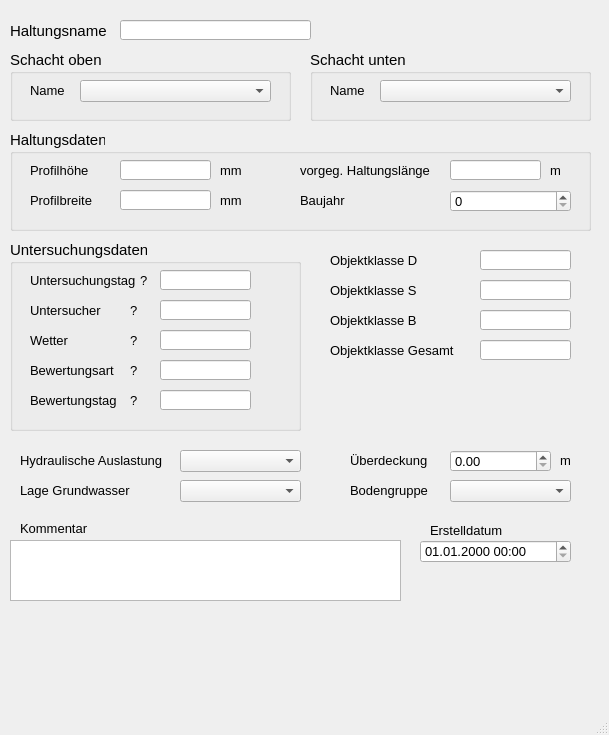
<?xml version="1.0" encoding="UTF-8"?>
<ui version="4.0">
 <class>MainWindow</class>
 <widget class="QMainWindow" name="MainWindow">
  <property name="geometry">
   <rect>
    <x>0</x>
    <y>0</y>
    <width>609</width>
    <height>735</height>
   </rect>
  </property>
  <property name="sizePolicy">
   <sizepolicy hsizetype="Preferred" vsizetype="Preferred">
    <horstretch>0</horstretch>
    <verstretch>0</verstretch>
   </sizepolicy>
  </property>
  <property name="minimumSize">
   <size>
    <width>0</width>
    <height>0</height>
   </size>
  </property>
  <property name="baseSize">
   <size>
    <width>0</width>
    <height>0</height>
   </size>
  </property>
  <property name="font">
   <font>
    <family>Tahoma</family>
    <pointsize>10</pointsize>
   </font>
  </property>
  <property name="windowTitle">
   <string>MainWindow</string>
  </property>
  <widget class="QWidget" name="centralwidget">
   <widget class="QLabel" name="label">
    <property name="geometry">
     <rect>
      <x>10</x>
      <y>20</y>
      <width>131</width>
      <height>21</height>
     </rect>
    </property>
    <property name="font">
     <font>
      <family>Tahoma</family>
      <pointsize>11</pointsize>
     </font>
    </property>
    <property name="text">
     <string>Haltungsname</string>
    </property>
   </widget>
   <widget class="QGroupBox" name="groupBox">
    <property name="geometry">
     <rect>
      <x>10</x>
      <y>50</y>
      <width>281</width>
      <height>71</height>
     </rect>
    </property>
    <property name="font">
     <font>
      <family>Tahoma</family>
      <pointsize>11</pointsize>
     </font>
    </property>
    <property name="toolTip">
     <string>&lt;html&gt;&lt;head/&gt;&lt;body&gt;&lt;p&gt;Name des oberen Schachts&lt;/p&gt;&lt;/body&gt;&lt;/html&gt;</string>
    </property>
    <property name="statusTip">
     <string>Name des oberen Schachts</string>
    </property>
    <property name="title">
     <string>Schacht oben</string>
    </property>
    <widget class="QLabel" name="label_3">
     <property name="geometry">
      <rect>
       <x>20</x>
       <y>30</y>
       <width>91</width>
       <height>21</height>
      </rect>
     </property>
     <property name="font">
      <font>
       <family>Tahoma</family>
       <pointsize>10</pointsize>
      </font>
     </property>
     <property name="text">
      <string>Name</string>
     </property>
    </widget>
    <widget class="QComboBox" name="schoben">
     <property name="geometry">
      <rect>
       <x>70</x>
       <y>30</y>
       <width>191</width>
       <height>22</height>
      </rect>
     </property>
     <property name="font">
      <font>
       <family>Tahoma</family>
       <pointsize>10</pointsize>
      </font>
     </property>
    </widget>
   </widget>
   <widget class="QGroupBox" name="groupBox_3">
    <property name="geometry">
     <rect>
      <x>310</x>
      <y>50</y>
      <width>281</width>
      <height>71</height>
     </rect>
    </property>
    <property name="font">
     <font>
      <family>Tahoma</family>
      <pointsize>11</pointsize>
     </font>
    </property>
    <property name="title">
     <string>Schacht unten</string>
    </property>
    <widget class="QLabel" name="label_9">
     <property name="geometry">
      <rect>
       <x>20</x>
       <y>30</y>
       <width>71</width>
       <height>21</height>
      </rect>
     </property>
     <property name="font">
      <font>
       <family>Tahoma</family>
       <pointsize>10</pointsize>
      </font>
     </property>
     <property name="text">
      <string>Name</string>
     </property>
    </widget>
    <widget class="QComboBox" name="schunten">
     <property name="geometry">
      <rect>
       <x>70</x>
       <y>30</y>
       <width>191</width>
       <height>22</height>
      </rect>
     </property>
     <property name="font">
      <font>
       <family>Tahoma</family>
       <pointsize>10</pointsize>
      </font>
     </property>
     <property name="toolTip">
      <string>&lt;html&gt;&lt;head/&gt;&lt;body&gt;&lt;p&gt;Name des unteren Schachts&lt;/p&gt;&lt;/body&gt;&lt;/html&gt;</string>
     </property>
     <property name="statusTip">
      <string>Name des unteren Schachts</string>
     </property>
    </widget>
   </widget>
   <widget class="QTextEdit" name="kommentar">
    <property name="geometry">
     <rect>
      <x>10</x>
      <y>540</y>
      <width>391</width>
      <height>61</height>
     </rect>
    </property>
    <property name="font">
     <font>
      <family>Tahoma</family>
      <pointsize>10</pointsize>
     </font>
    </property>
    <property name="toolTip">
     <string>&lt;html&gt;&lt;head/&gt;&lt;body&gt;&lt;p&gt;Platz für zusätzliche Kommentare.&lt;/p&gt;&lt;/body&gt;&lt;/html&gt;</string>
    </property>
    <property name="statusTip">
     <string>Platz für zusätzliche Kommentare.</string>
    </property>
   </widget>
   <widget class="QLabel" name="label_22">
    <property name="geometry">
     <rect>
      <x>20</x>
      <y>520</y>
      <width>81</width>
      <height>16</height>
     </rect>
    </property>
    <property name="font">
     <font>
      <family>Tahoma</family>
      <pointsize>10</pointsize>
     </font>
    </property>
    <property name="text">
     <string>Kommentar</string>
    </property>
   </widget>
   <widget class="QLineEdit" name="haltnam">
    <property name="geometry">
     <rect>
      <x>120</x>
      <y>20</y>
      <width>191</width>
      <height>20</height>
     </rect>
    </property>
    <property name="font">
     <font>
      <family>Tahoma</family>
      <pointsize>10</pointsize>
     </font>
    </property>
    <property name="toolTip">
     <string>&lt;html&gt;&lt;head/&gt;&lt;body&gt;&lt;p&gt;Eindeutiger Haltungsname&lt;/p&gt;&lt;/body&gt;&lt;/html&gt;</string>
    </property>
    <property name="statusTip">
     <string>Eindeutiger Haltungsname</string>
    </property>
   </widget>
   <widget class="QGroupBox" name="groupBox_2">
    <property name="geometry">
     <rect>
      <x>10</x>
      <y>130</y>
      <width>581</width>
      <height>101</height>
     </rect>
    </property>
    <property name="font">
     <font>
      <family>Tahoma</family>
      <pointsize>11</pointsize>
     </font>
    </property>
    <property name="title">
     <string>Haltungsdaten</string>
    </property>
    <widget class="QLabel" name="label_7">
     <property name="geometry">
      <rect>
       <x>20</x>
       <y>60</y>
       <width>101</width>
       <height>21</height>
      </rect>
     </property>
     <property name="font">
      <font>
       <family>Tahoma</family>
       <pointsize>10</pointsize>
      </font>
     </property>
     <property name="text">
      <string>Profilbreite</string>
     </property>
    </widget>
    <widget class="QLabel" name="label_20">
     <property name="geometry">
      <rect>
       <x>210</x>
       <y>60</y>
       <width>31</width>
       <height>21</height>
      </rect>
     </property>
     <property name="font">
      <font>
       <family>Tahoma</family>
       <pointsize>10</pointsize>
      </font>
     </property>
     <property name="text">
      <string>mm</string>
     </property>
    </widget>
    <widget class="QLabel" name="label_21">
     <property name="geometry">
      <rect>
       <x>540</x>
       <y>30</y>
       <width>31</width>
       <height>21</height>
      </rect>
     </property>
     <property name="font">
      <font>
       <family>Tahoma</family>
       <pointsize>10</pointsize>
      </font>
     </property>
     <property name="text">
      <string>m </string>
     </property>
    </widget>
    <widget class="QLineEdit" name="laenge">
     <property name="geometry">
      <rect>
       <x>440</x>
       <y>30</y>
       <width>91</width>
       <height>20</height>
      </rect>
     </property>
     <property name="font">
      <font>
       <family>Tahoma</family>
       <pointsize>10</pointsize>
      </font>
     </property>
     <property name="toolTip">
      <string>&lt;html&gt;&lt;head/&gt;&lt;body&gt;&lt;p&gt;&lt;span style=&quot; font-size:10pt;&quot;&gt;vorgegebene Haltungslänge, falls diese nicht automatisch berechnet werden soll&lt;/span&gt;&lt;/p&gt;&lt;/body&gt;&lt;/html&gt;</string>
     </property>
     <property name="statusTip">
      <string>vorgegebene Haltungslänge, falls diese nicht automatisch berechnet werden soll</string>
     </property>
    </widget>
    <widget class="QLabel" name="label_17">
     <property name="geometry">
      <rect>
       <x>290</x>
       <y>30</y>
       <width>151</width>
       <height>21</height>
      </rect>
     </property>
     <property name="font">
      <font>
       <family>Tahoma</family>
       <pointsize>10</pointsize>
      </font>
     </property>
     <property name="text">
      <string>vorgeg. Haltungslänge</string>
     </property>
    </widget>
    <widget class="QLineEdit" name="hoehe">
     <property name="geometry">
      <rect>
       <x>110</x>
       <y>30</y>
       <width>91</width>
       <height>20</height>
      </rect>
     </property>
     <property name="font">
      <font>
       <family>Tahoma</family>
       <pointsize>10</pointsize>
      </font>
     </property>
     <property name="toolTip">
      <string>&lt;html&gt;&lt;head/&gt;&lt;body&gt;&lt;p&gt;Bedeutung hängt vom Profiltyp ab&lt;/p&gt;&lt;/body&gt;&lt;/html&gt;</string>
     </property>
     <property name="statusTip">
      <string>Bedeutung hängt vom Profiltyp ab</string>
     </property>
    </widget>
    <widget class="QLabel" name="label_16">
     <property name="geometry">
      <rect>
       <x>210</x>
       <y>30</y>
       <width>31</width>
       <height>21</height>
      </rect>
     </property>
     <property name="font">
      <font>
       <family>Tahoma</family>
       <pointsize>10</pointsize>
      </font>
     </property>
     <property name="text">
      <string>mm </string>
     </property>
    </widget>
    <widget class="QLineEdit" name="breite">
     <property name="geometry">
      <rect>
       <x>110</x>
       <y>60</y>
       <width>91</width>
       <height>20</height>
      </rect>
     </property>
     <property name="font">
      <font>
       <family>Tahoma</family>
       <pointsize>10</pointsize>
      </font>
     </property>
     <property name="toolTip">
      <string>&lt;html&gt;&lt;head/&gt;&lt;body&gt;&lt;p&gt;Bedeutung hängt vom Profiltyp ab&lt;/p&gt;&lt;/body&gt;&lt;/html&gt;</string>
     </property>
     <property name="statusTip">
      <string>Bedeutung hängt vom Profiltyp ab</string>
     </property>
    </widget>
    <widget class="QLabel" name="label_6">
     <property name="geometry">
      <rect>
       <x>20</x>
       <y>30</y>
       <width>101</width>
       <height>21</height>
      </rect>
     </property>
     <property name="font">
      <font>
       <family>Tahoma</family>
       <pointsize>10</pointsize>
      </font>
     </property>
     <property name="text">
      <string>Profilhöhe</string>
     </property>
    </widget>
    <widget class="QSpinBox" name="baujahr">
     <property name="geometry">
      <rect>
       <x>440</x>
       <y>60</y>
       <width>121</width>
       <height>22</height>
      </rect>
     </property>
     <property name="font">
      <font>
       <family>Tahoma</family>
       <pointsize>10</pointsize>
      </font>
     </property>
    </widget>
    <widget class="QLabel" name="label_60">
     <property name="geometry">
      <rect>
       <x>290</x>
       <y>60</y>
       <width>151</width>
       <height>21</height>
      </rect>
     </property>
     <property name="font">
      <font>
       <family>Tahoma</family>
       <pointsize>10</pointsize>
      </font>
     </property>
     <property name="text">
      <string>Baujahr</string>
     </property>
    </widget>
   </widget>
   <widget class="QLabel" name="label_52">
    <property name="geometry">
     <rect>
      <x>20</x>
      <y>450</y>
      <width>151</width>
      <height>21</height>
     </rect>
    </property>
    <property name="text">
     <string>Hydraulische Auslastung</string>
    </property>
   </widget>
   <widget class="QComboBox" name="hydraulische_auslastung">
    <property name="geometry">
     <rect>
      <x>180</x>
      <y>450</y>
      <width>121</width>
      <height>22</height>
     </rect>
    </property>
    <item>
     <property name="text">
      <string/>
     </property>
    </item>
    <item>
     <property name="text">
      <string>eingehalten</string>
     </property>
    </item>
    <item>
     <property name="text">
      <string>nicht eingehalten</string>
     </property>
    </item>
   </widget>
   <widget class="QLabel" name="label_53">
    <property name="geometry">
     <rect>
      <x>20</x>
      <y>480</y>
      <width>151</width>
      <height>21</height>
     </rect>
    </property>
    <property name="text">
     <string>Lage Grundwasser</string>
    </property>
   </widget>
   <widget class="QComboBox" name="lage_grundwasser">
    <property name="geometry">
     <rect>
      <x>180</x>
      <y>480</y>
      <width>121</width>
      <height>22</height>
     </rect>
    </property>
    <item>
     <property name="text">
      <string/>
     </property>
    </item>
    <item>
     <property name="text">
      <string>kein Grundwasser</string>
     </property>
    </item>
    <item>
     <property name="text">
      <string>im Grundwasser</string>
     </property>
    </item>
    <item>
     <property name="text">
      <string>in der Wechselzone</string>
     </property>
    </item>
    <item>
     <property name="text">
      <string>oberhalb des Grundwassers</string>
     </property>
    </item>
   </widget>
   <widget class="QLabel" name="label_55">
    <property name="geometry">
     <rect>
      <x>350</x>
      <y>450</y>
      <width>151</width>
      <height>21</height>
     </rect>
    </property>
    <property name="text">
     <string>Überdeckung</string>
    </property>
   </widget>
   <widget class="QLabel" name="label_56">
    <property name="geometry">
     <rect>
      <x>350</x>
      <y>480</y>
      <width>151</width>
      <height>21</height>
     </rect>
    </property>
    <property name="text">
     <string>Bodengruppe</string>
    </property>
   </widget>
   <widget class="QComboBox" name="bodengruppe">
    <property name="geometry">
     <rect>
      <x>450</x>
      <y>480</y>
      <width>121</width>
      <height>22</height>
     </rect>
    </property>
    <item>
     <property name="text">
      <string/>
     </property>
    </item>
    <item>
     <property name="text">
      <string>Bodengruppe 1</string>
     </property>
    </item>
    <item>
     <property name="text">
      <string>Bodengruppe 2</string>
     </property>
    </item>
    <item>
     <property name="text">
      <string>Bodengruppe 3</string>
     </property>
    </item>
    <item>
     <property name="text">
      <string>Bodengruppe 4</string>
     </property>
    </item>
   </widget>
   <widget class="QDoubleSpinBox" name="ueberdeckung">
    <property name="geometry">
     <rect>
      <x>450</x>
      <y>450</y>
      <width>101</width>
      <height>22</height>
     </rect>
    </property>
   </widget>
   <widget class="QLabel" name="label_18">
    <property name="geometry">
     <rect>
      <x>560</x>
      <y>450</y>
      <width>31</width>
      <height>21</height>
     </rect>
    </property>
    <property name="text">
     <string>m </string>
    </property>
   </widget>
   <widget class="QLabel" name="label_66">
    <property name="geometry">
     <rect>
      <x>330</x>
      <y>250</y>
      <width>151</width>
      <height>21</height>
     </rect>
    </property>
    <property name="text">
     <string>Objektklasse D</string>
    </property>
   </widget>
   <widget class="QLabel" name="label_67">
    <property name="geometry">
     <rect>
      <x>330</x>
      <y>280</y>
      <width>151</width>
      <height>21</height>
     </rect>
    </property>
    <property name="text">
     <string>Objektklasse S</string>
    </property>
   </widget>
   <widget class="QLabel" name="label_68">
    <property name="geometry">
     <rect>
      <x>330</x>
      <y>310</y>
      <width>151</width>
      <height>21</height>
     </rect>
    </property>
    <property name="text">
     <string>Objektklasse B</string>
    </property>
   </widget>
   <widget class="QLabel" name="label_69">
    <property name="geometry">
     <rect>
      <x>330</x>
      <y>340</y>
      <width>151</width>
      <height>21</height>
     </rect>
    </property>
    <property name="text">
     <string>Objektklasse Gesamt</string>
    </property>
   </widget>
   <widget class="QLineEdit" name="objektklasse_gesamt">
    <property name="geometry">
     <rect>
      <x>480</x>
      <y>340</y>
      <width>91</width>
      <height>20</height>
     </rect>
    </property>
   </widget>
   <widget class="QLineEdit" name="objektklasse_dichtheit">
    <property name="geometry">
     <rect>
      <x>480</x>
      <y>250</y>
      <width>91</width>
      <height>20</height>
     </rect>
    </property>
   </widget>
   <widget class="QLineEdit" name="objektklasse_standsicherheit">
    <property name="geometry">
     <rect>
      <x>480</x>
      <y>280</y>
      <width>91</width>
      <height>20</height>
     </rect>
    </property>
   </widget>
   <widget class="QLineEdit" name="objektklasse_betriebssicherheit">
    <property name="geometry">
     <rect>
      <x>480</x>
      <y>310</y>
      <width>91</width>
      <height>20</height>
     </rect>
    </property>
   </widget>
   <widget class="QgsDateTimeEdit" name="createdat">
    <property name="geometry">
     <rect>
      <x>420</x>
      <y>540</y>
      <width>151</width>
      <height>23</height>
     </rect>
    </property>
    <property name="font">
     <font>
      <family>Tahoma</family>
      <pointsize>10</pointsize>
     </font>
    </property>
    <property name="currentSection">
     <enum>QDateTimeEdit::DaySection</enum>
    </property>
    <property name="displayFormat">
     <string>dd.MM.yyyy HH:mm</string>
    </property>
   </widget>
   <widget class="QLabel" name="label_71">
    <property name="geometry">
     <rect>
      <x>430</x>
      <y>520</y>
      <width>81</width>
      <height>21</height>
     </rect>
    </property>
    <property name="font">
     <font>
      <family>Tahoma</family>
      <pointsize>10</pointsize>
     </font>
    </property>
    <property name="text">
     <string>Erstelldatum</string>
    </property>
   </widget>
   <widget class="QGroupBox" name="groupBox_4">
    <property name="geometry">
     <rect>
      <x>10</x>
      <y>240</y>
      <width>291</width>
      <height>191</height>
     </rect>
    </property>
    <property name="font">
     <font>
      <family>Tahoma</family>
      <pointsize>11</pointsize>
     </font>
    </property>
    <property name="title">
     <string>Untersuchungsdaten</string>
    </property>
    <widget class="QLabel" name="label_70">
     <property name="geometry">
      <rect>
       <x>20</x>
       <y>30</y>
       <width>151</width>
       <height>21</height>
      </rect>
     </property>
     <property name="font">
      <font>
       <family>Tahoma</family>
       <pointsize>10</pointsize>
      </font>
     </property>
     <property name="text">
      <string>Untersuchungstag</string>
     </property>
    </widget>
    <widget class="QLabel" name="label_72">
     <property name="geometry">
      <rect>
       <x>20</x>
       <y>60</y>
       <width>151</width>
       <height>21</height>
      </rect>
     </property>
     <property name="font">
      <font>
       <family>Tahoma</family>
       <pointsize>10</pointsize>
      </font>
     </property>
     <property name="text">
      <string>Untersucher</string>
     </property>
    </widget>
    <widget class="QLabel" name="label_73">
     <property name="geometry">
      <rect>
       <x>20</x>
       <y>90</y>
       <width>151</width>
       <height>21</height>
      </rect>
     </property>
     <property name="font">
      <font>
       <family>Tahoma</family>
       <pointsize>10</pointsize>
      </font>
     </property>
     <property name="text">
      <string>Wetter</string>
     </property>
    </widget>
    <widget class="QLabel" name="label_74">
     <property name="geometry">
      <rect>
       <x>20</x>
       <y>120</y>
       <width>151</width>
       <height>21</height>
      </rect>
     </property>
     <property name="font">
      <font>
       <family>Tahoma</family>
       <pointsize>10</pointsize>
      </font>
     </property>
     <property name="text">
      <string>Bewertungsart</string>
     </property>
    </widget>
    <widget class="QLabel" name="label_75">
     <property name="geometry">
      <rect>
       <x>20</x>
       <y>150</y>
       <width>151</width>
       <height>21</height>
      </rect>
     </property>
     <property name="font">
      <font>
       <family>Tahoma</family>
       <pointsize>10</pointsize>
      </font>
     </property>
     <property name="text">
      <string>Bewertungstag</string>
     </property>
    </widget>
    <widget class="QLabel" name="label_76">
     <property name="geometry">
      <rect>
       <x>120</x>
       <y>150</y>
       <width>16</width>
       <height>21</height>
      </rect>
     </property>
     <property name="font">
      <font>
       <family>Tahoma</family>
       <pointsize>10</pointsize>
      </font>
     </property>
     <property name="text">
      <string>?</string>
     </property>
    </widget>
    <widget class="QLabel" name="label_77">
     <property name="geometry">
      <rect>
       <x>120</x>
       <y>120</y>
       <width>16</width>
       <height>21</height>
      </rect>
     </property>
     <property name="font">
      <font>
       <family>Tahoma</family>
       <pointsize>10</pointsize>
      </font>
     </property>
     <property name="text">
      <string>?</string>
     </property>
    </widget>
    <widget class="QLabel" name="label_78">
     <property name="geometry">
      <rect>
       <x>120</x>
       <y>90</y>
       <width>16</width>
       <height>21</height>
      </rect>
     </property>
     <property name="font">
      <font>
       <family>Tahoma</family>
       <pointsize>10</pointsize>
      </font>
     </property>
     <property name="text">
      <string>?</string>
     </property>
    </widget>
    <widget class="QLabel" name="label_79">
     <property name="geometry">
      <rect>
       <x>120</x>
       <y>60</y>
       <width>16</width>
       <height>21</height>
      </rect>
     </property>
     <property name="font">
      <font>
       <family>Tahoma</family>
       <pointsize>10</pointsize>
      </font>
     </property>
     <property name="text">
      <string>?</string>
     </property>
    </widget>
    <widget class="QLabel" name="label_80">
     <property name="geometry">
      <rect>
       <x>130</x>
       <y>30</y>
       <width>16</width>
       <height>21</height>
      </rect>
     </property>
     <property name="font">
      <font>
       <family>Tahoma</family>
       <pointsize>10</pointsize>
      </font>
     </property>
     <property name="text">
      <string>?</string>
     </property>
    </widget>
    <widget class="QLineEdit" name="untersuchtag">
     <property name="geometry">
      <rect>
       <x>150</x>
       <y>30</y>
       <width>91</width>
       <height>20</height>
      </rect>
     </property>
    </widget>
    <widget class="QLineEdit" name="untersucher">
     <property name="geometry">
      <rect>
       <x>150</x>
       <y>60</y>
       <width>91</width>
       <height>20</height>
      </rect>
     </property>
    </widget>
    <widget class="QLineEdit" name="wetter">
     <property name="geometry">
      <rect>
       <x>150</x>
       <y>90</y>
       <width>91</width>
       <height>20</height>
      </rect>
     </property>
    </widget>
    <widget class="QLineEdit" name="bewertungsart">
     <property name="geometry">
      <rect>
       <x>150</x>
       <y>120</y>
       <width>91</width>
       <height>20</height>
      </rect>
     </property>
    </widget>
    <widget class="QLineEdit" name="bewertungstag">
     <property name="geometry">
      <rect>
       <x>150</x>
       <y>150</y>
       <width>91</width>
       <height>20</height>
      </rect>
     </property>
    </widget>
   </widget>
  </widget>
  <widget class="QMenuBar" name="menubar">
   <property name="geometry">
    <rect>
     <x>0</x>
     <y>0</y>
     <width>609</width>
     <height>27</height>
    </rect>
   </property>
  </widget>
  <widget class="QStatusBar" name="statusbar"/>
 </widget>
 <customwidgets>
  <customwidget>
   <class>QgsDateTimeEdit</class>
   <extends>QDateTimeEdit</extends>
   <header>qgsdatetimeedit.h</header>
  </customwidget>
 </customwidgets>
 <tabstops>
  <tabstop>haltnam</tabstop>
  <tabstop>schoben</tabstop>
  <tabstop>schunten</tabstop>
  <tabstop>hoehe</tabstop>
  <tabstop>breite</tabstop>
  <tabstop>laenge</tabstop>
  <tabstop>createdat</tabstop>
  <tabstop>kommentar</tabstop>
 </tabstops>
 <resources/>
 <connections/>
</ui>
